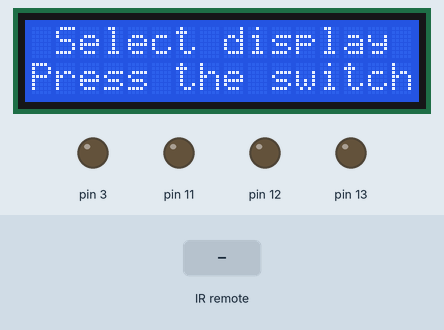
A sketch run on a simulated Arduino Uno, built with avr-gcc and run on an emulated ATmega328P. On the bench: 16×2 character LCD, output pins drawn as LEDs (lit = HIGH). The inputs (shaded band) are chosen by the test bench. What the sketch prints to the serial monitor is not drawn.

Above: at 1.2 s.
1.3 s: infrared code 0xFD08F7 received
At 2.3 s:
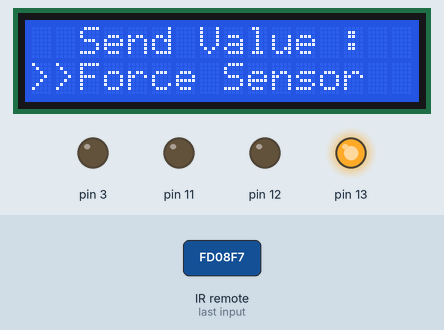
3.1 s: infrared code 0xFD8877 received
At 4.7 s:
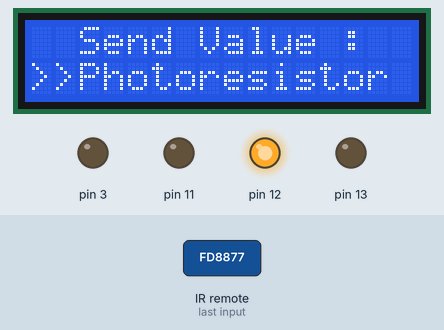
5.0 s: infrared code 0xFD48B7 received
At 5.9 s:
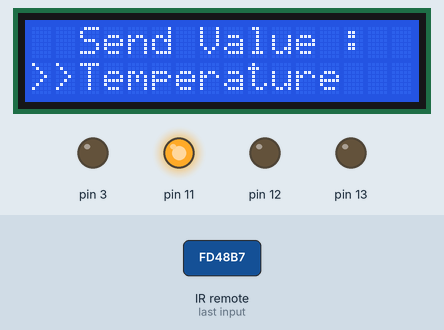
6.7 s: infrared code 0xFD08F7 received
At 6.91 s:
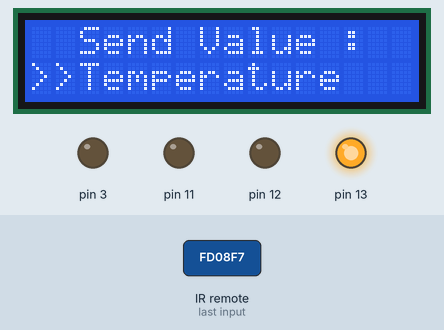
9.7 s: infrared code 0xFD00FF received
At 9.83 s:
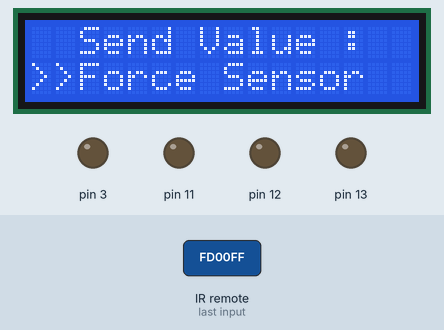
11.4 s: infrared code 0xFD00FF received
Timing chart, 0 to 14.4 s (numbered marks = the images above; inputs shaded):
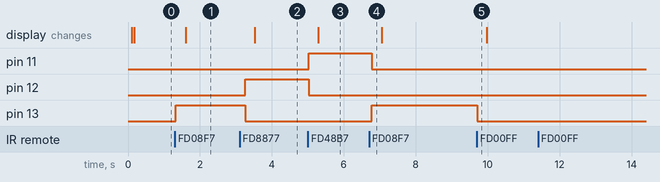

The sketch:

Arduino1_Main.ino
```cpp
//Main Arduino
#include <Wire.h>
#include <LiquidCrystal.h>
#define D4 4
#define D5 5
#define D6 6
#define D7 7
#define E 8
#define RS 9
LiquidCrystal lcd(RS, E, D4, D5, D6, D7);
void display();
char senddata = 'X';

#include <IRremote.h>
int RECV_PIN = 10;
IRrecv irrecv(RECV_PIN);
decode_results results;

void setup()
{
  Serial.begin(9600);
  irrecv.enableIRIn(); // Start the receiver
  pinMode(13, OUTPUT);
  pinMode(12, OUTPUT);
  pinMode(11, OUTPUT);
  pinMode(3, OUTPUT);

  Wire.begin(7);                // join i2c bus with address #7
  Wire.onRequest(requestEvent); // register event
}

void loop()
{
  if (irrecv.decode(&results)) {
    Serial.println(results.value, DEC);

    if (results.value == 16582903){// 1-A
     digitalWrite(13, 1);
     analogWrite(12, 0);
     analogWrite(11, 0);
     senddata = 'A';
      requestEvent();
    }
    else if (results.value == 16615543){//2-B
     digitalWrite(12, 1);
     analogWrite(13, 0);
     analogWrite(11, 0);
     senddata = 'B';
      requestEvent();
    }
    else if (results.value == 16599223){//3-C
     digitalWrite(11, 1);
     analogWrite(12, 0);
     analogWrite(13, 0);
     senddata = 'C';
      requestEvent();
    }
    else if (results.value == 16580863){//3-C
     analogWrite(11, 0);
     analogWrite(12, 0);
     analogWrite(13, 0);
     senddata = 'X';
     requestEvent();
    }else{
      requestEvent();
    }

    irrecv.resume(); // Receive thxt value
  }
  delay(100);
  display();
}

void requestEvent() {
  Wire.write(senddata);
  Serial.println("senddata : "+String(senddata));
  delay(100);
}

void display(){
  if(senddata == 'X'){
  	lcd.begin(16, 2);                                                 //กำหนดขนาดของจอ columns และ rows
  	lcd.setCursor(1, 0);
  	lcd.print("Select display");                      //กำหนดข้อความที่ต้องการแสดงผล
  	lcd.setCursor(0, 1);                                        //กำหนดตำแหน่ง Cursor
  	lcd.print("Press the switch");
  }else if(senddata == 'A'){
    lcd.begin(16, 2);
  	lcd.setCursor(2, 0);
    lcd.print("Send Value :");
  	lcd.setCursor(0, 1);
  	lcd.print(">>Force Sensor");
  }else if(senddata == 'B'){
    lcd.begin(16, 2);
  	lcd.setCursor(2, 0);
    lcd.print("Send Value :");
  	lcd.setCursor(0, 1);
  	lcd.print(">>Photoresistor");
  }else if(senddata == 'C'){
    lcd.begin(16, 2);
  	lcd.setCursor(2, 0);
    lcd.print("Send Value :");
  	lcd.setCursor(0, 1);
  	lcd.print(">>Temperature");
  }
}
```

Measured:
- after the input at 1.3 s, pin 13: LOW → HIGH at once; the display: changes after 0.30 s (image 1)
- after the input at 3.1 s, pin 12: LOW → HIGH after 0.16 s; pin 13: HIGH → LOW after 0.16 s; the display: changes after 0.43 s (image 2)
- after the input at 5.0 s, pin 11: LOW → HIGH at once; pin 12: HIGH → LOW at once; the display: changes after 0.29 s (image 3)
- after the input at 6.7 s, pin 11: HIGH → LOW after 0.08 s; pin 13: LOW → HIGH after 0.08 s
- after the input at 9.7 s, pin 13: HIGH → LOW at once
- after the input at 11.4 s, every drawn part: stays the same
